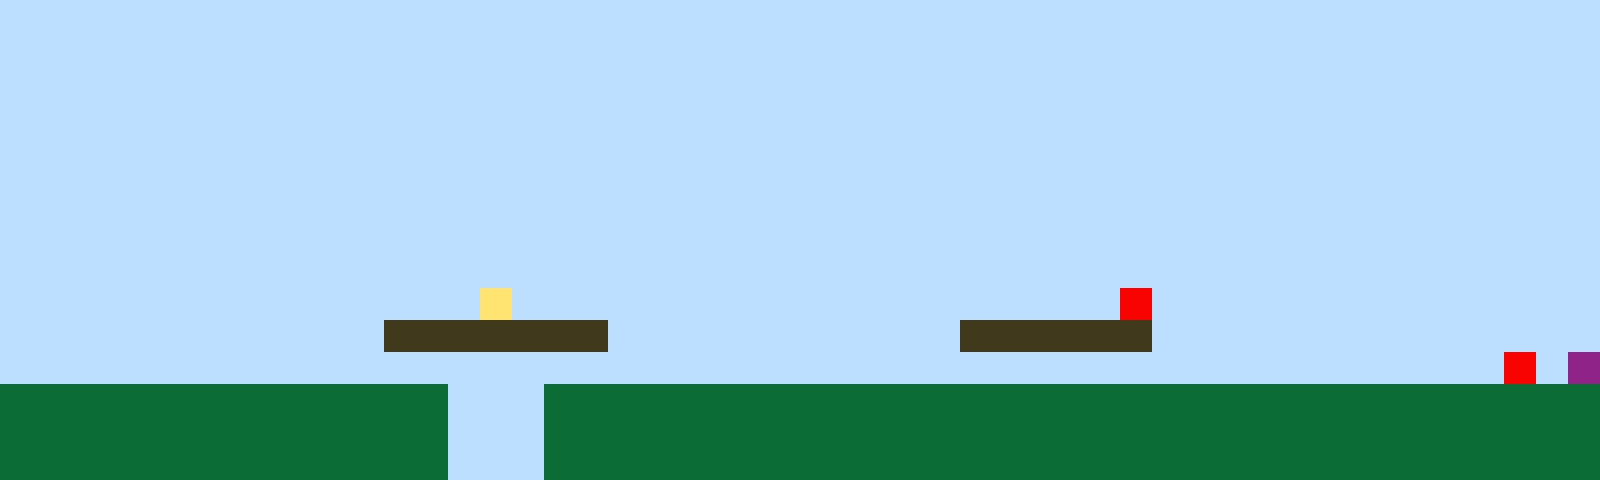

A 2D game scene composited from a Tiled map and its tileset images. What follows is a short description and the map's XML, with every tile layer's data as written:
An orthogonal 50x15 tile map with 32x32 px tiles, 1 tile layer (Tile Layer 1).

<map version="1.10" tiledversion="1.11.2" orientation="orthogonal" renderorder="right-up" width="50" height="15" tilewidth="32" tileheight="32" infinite="0" nextlayerid="2" nextobjectid="1"><editorsettings><export target="map1.csv" format="csv" /></editorsettings><tileset firstgid="1" name="sprites" tilewidth="32" tileheight="32" tilecount="6" columns="3"><image source="sprites.png" width="96" height="64" /></tileset><layer id="1" name="Tile Layer 1" width="50" height="15"><data encoding="csv">1,1,1,1,1,1,1,1,1,1,1,1,1,1,1,1,1,1,1,1,1,1,1,1,1,1,1,1,1,1,1,1,1,1,1,1,1,1,1,1,1,1,1,1,1,1,1,1,1,1,1,1,1,1,1,1,1,1,1,1,1,1,1,1,1,1,1,1,1,1,1,1,1,1,1,1,1,1,1,1,1,1,1,1,1,1,1,1,1,1,1,1,1,1,1,1,1,1,1,1,1,1,1,1,1,1,1,1,1,1,1,1,1,1,1,1,1,1,1,1,1,1,1,1,1,1,1,1,1,1,1,1,1,1,1,1,1,1,1,1,1,1,1,1,1,1,1,1,1,1,1,1,1,1,1,1,1,1,1,1,1,1,1,1,1,1,1,1,1,1,1,1,1,1,1,1,1,1,1,1,1,1,1,1,1,1,1,1,1,1,1,1,1,1,1,1,1,1,1,1,1,1,1,1,1,1,1,1,1,1,1,1,1,1,1,1,1,1,1,1,1,1,1,1,1,1,1,1,1,1,1,1,1,1,1,1,1,1,1,1,1,1,1,1,1,1,1,1,1,1,1,1,1,1,1,1,1,1,1,1,1,1,1,1,1,1,1,1,1,1,1,1,1,1,1,1,1,1,1,1,1,1,1,1,1,1,1,1,1,1,1,1,1,1,1,1,1,1,1,1,1,1,1,1,1,1,1,1,1,1,1,1,1,1,1,1,1,1,1,1,1,1,1,1,1,1,1,1,1,1,1,1,1,1,1,1,1,1,1,1,1,1,1,1,1,1,1,1,1,1,1,1,1,1,1,1,1,1,1,1,1,1,1,1,1,1,1,1,1,1,1,1,1,1,1,1,1,1,1,1,1,1,1,1,1,1,1,1,1,1,1,1,1,1,1,1,1,1,1,1,1,1,1,1,1,1,1,1,1,1,1,1,1,1,1,1,1,1,1,1,1,1,1,1,1,1,1,1,1,1,1,1,1,1,1,1,1,1,1,1,1,1,1,1,1,1,1,1,1,1,1,1,1,1,1,1,1,1,1,1,1,1,1,1,1,4,1,1,1,1,1,1,1,1,1,1,1,1,1,1,1,1,1,1,1,5,1,1,1,1,1,1,1,1,1,1,1,1,1,1,1,1,1,1,1,1,1,1,1,1,1,1,3,3,3,3,3,3,3,1,1,1,1,1,1,1,1,1,1,1,3,3,3,3,3,3,1,1,1,1,1,1,1,1,1,1,1,1,1,1,1,1,1,1,1,1,1,1,1,1,1,1,1,1,1,1,1,1,1,1,1,1,1,1,1,1,1,1,1,1,1,1,1,1,1,1,1,1,1,1,1,1,1,1,1,1,1,5,1,6,2,2,2,2,2,2,2,2,2,2,2,2,2,2,1,1,1,2,2,2,2,2,2,2,2,2,2,2,2,2,2,2,2,2,2,2,2,2,2,2,2,2,2,2,2,2,2,2,2,2,2,2,2,2,2,2,2,2,2,2,2,2,2,2,1,1,1,2,2,2,2,2,2,2,2,2,2,2,2,2,2,2,2,2,2,2,2,2,2,2,2,2,2,2,2,2,2,2,2,2,2,2,2,2,2,2,2,2,2,2,2,2,2,2,1,1,1,2,2,2,2,2,2,2,2,2,2,2,2,2,2,2,2,2,2,2,2,2,2,2,2,2,2,2,2,2,2,2,2,2</data></layer></map>
